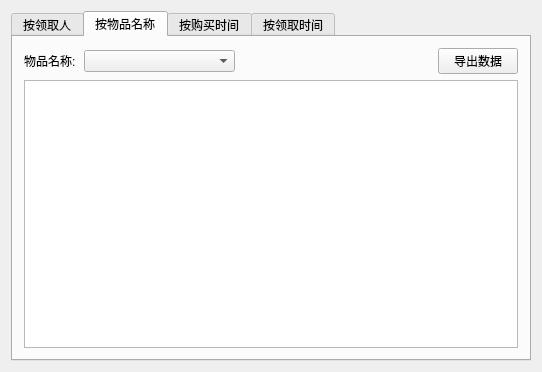
<?xml version="1.0" encoding="UTF-8"?>
<ui version="4.0">
 <class>QueryPageClass</class>
 <widget class="QWidget" name="QueryPageClass">
  <property name="geometry">
   <rect>
    <x>0</x>
    <y>0</y>
    <width>541</width>
    <height>372</height>
   </rect>
  </property>
  <property name="windowTitle">
   <string>QueryPage</string>
  </property>
  <layout class="QHBoxLayout" name="horizontalLayout">
   <item>
    <widget class="QTabWidget" name="m_tabWidget">
     <property name="tabPosition">
      <enum>QTabWidget::North</enum>
     </property>
     <property name="tabShape">
      <enum>QTabWidget::Rounded</enum>
     </property>
     <property name="currentIndex">
      <number>1</number>
     </property>
     <property name="iconSize">
      <size>
       <width>16</width>
       <height>16</height>
      </size>
     </property>
     <property name="elideMode">
      <enum>Qt::ElideNone</enum>
     </property>
     <property name="documentMode">
      <bool>false</bool>
     </property>
     <widget class="QWidget" name="tab_1">
      <attribute name="title">
       <string>按领取人</string>
      </attribute>
      <layout class="QHBoxLayout" name="horizontalLayout_3">
       <item>
        <layout class="QVBoxLayout" name="verticalLayout">
         <item>
          <layout class="QHBoxLayout" name="horizontalLayout_2">
           <item>
            <widget class="QLabel" name="label">
             <property name="minimumSize">
              <size>
               <width>54</width>
               <height>12</height>
              </size>
             </property>
             <property name="maximumSize">
              <size>
               <width>54</width>
               <height>12</height>
              </size>
             </property>
             <property name="text">
              <string>领取人:</string>
             </property>
            </widget>
           </item>
           <item>
            <widget class="QComboBox" name="m_getPeople_detail">
             <property name="minimumSize">
              <size>
               <width>121</width>
               <height>22</height>
              </size>
             </property>
             <property name="maximumSize">
              <size>
               <width>121</width>
               <height>22</height>
              </size>
             </property>
            </widget>
           </item>
           <item>
            <spacer name="horizontalSpacer">
             <property name="orientation">
              <enum>Qt::Horizontal</enum>
             </property>
             <property name="sizeHint" stdset="0">
              <size>
               <width>40</width>
               <height>20</height>
              </size>
             </property>
            </spacer>
           </item>
           <item>
            <widget class="QPushButton" name="m_exportPeople">
             <property name="text">
              <string>导出数据</string>
             </property>
            </widget>
           </item>
          </layout>
         </item>
         <item>
          <widget class="QTableView" name="m_getPeople_tableView"/>
         </item>
        </layout>
       </item>
      </layout>
     </widget>
     <widget class="QWidget" name="tab_2">
      <attribute name="title">
       <string>按物品名称</string>
      </attribute>
      <layout class="QVBoxLayout" name="verticalLayout_3">
       <item>
        <layout class="QVBoxLayout" name="verticalLayout_2">
         <item>
          <layout class="QHBoxLayout" name="horizontalLayout_4">
           <item>
            <widget class="QLabel" name="label_2">
             <property name="minimumSize">
              <size>
               <width>54</width>
               <height>12</height>
              </size>
             </property>
             <property name="maximumSize">
              <size>
               <width>54</width>
               <height>12</height>
              </size>
             </property>
             <property name="text">
              <string>物品名称:</string>
             </property>
            </widget>
           </item>
           <item>
            <widget class="QComboBox" name="m_getProName_detail">
             <property name="minimumSize">
              <size>
               <width>151</width>
               <height>22</height>
              </size>
             </property>
             <property name="maximumSize">
              <size>
               <width>151</width>
               <height>22</height>
              </size>
             </property>
            </widget>
           </item>
           <item>
            <spacer name="horizontalSpacer_2">
             <property name="orientation">
              <enum>Qt::Horizontal</enum>
             </property>
             <property name="sizeHint" stdset="0">
              <size>
               <width>40</width>
               <height>20</height>
              </size>
             </property>
            </spacer>
           </item>
           <item>
            <widget class="QPushButton" name="m_exportProName">
             <property name="text">
              <string>导出数据</string>
             </property>
            </widget>
           </item>
          </layout>
         </item>
         <item>
          <widget class="QTableView" name="m_getProName_tableView"/>
         </item>
        </layout>
       </item>
      </layout>
     </widget>
     <widget class="QWidget" name="tab">
      <attribute name="title">
       <string>按购买时间</string>
      </attribute>
      <layout class="QVBoxLayout" name="verticalLayout_5">
       <item>
        <layout class="QVBoxLayout" name="verticalLayout_4">
         <item>
          <layout class="QHBoxLayout" name="horizontalLayout_5">
           <item>
            <widget class="QLabel" name="label_3">
             <property name="minimumSize">
              <size>
               <width>54</width>
               <height>12</height>
              </size>
             </property>
             <property name="maximumSize">
              <size>
               <width>54</width>
               <height>12</height>
              </size>
             </property>
             <property name="text">
              <string>起始日期:</string>
             </property>
            </widget>
           </item>
           <item>
            <widget class="QDateTimeEdit" name="m_buytimeStart">
             <property name="minimumSize">
              <size>
               <width>141</width>
               <height>22</height>
              </size>
             </property>
             <property name="maximumSize">
              <size>
               <width>141</width>
               <height>22</height>
              </size>
             </property>
            </widget>
           </item>
           <item>
            <widget class="QLabel" name="label_4">
             <property name="minimumSize">
              <size>
               <width>54</width>
               <height>12</height>
              </size>
             </property>
             <property name="maximumSize">
              <size>
               <width>54</width>
               <height>12</height>
              </size>
             </property>
             <property name="text">
              <string>终止日期:</string>
             </property>
            </widget>
           </item>
           <item>
            <widget class="QDateTimeEdit" name="m_buytimeEnd">
             <property name="minimumSize">
              <size>
               <width>141</width>
               <height>22</height>
              </size>
             </property>
             <property name="maximumSize">
              <size>
               <width>141</width>
               <height>22</height>
              </size>
             </property>
            </widget>
           </item>
           <item>
            <spacer name="horizontalSpacer_3">
             <property name="orientation">
              <enum>Qt::Horizontal</enum>
             </property>
             <property name="sizeHint" stdset="0">
              <size>
               <width>40</width>
               <height>20</height>
              </size>
             </property>
            </spacer>
           </item>
           <item>
            <widget class="QPushButton" name="m_exportBuyTime">
             <property name="text">
              <string>导出数据</string>
             </property>
            </widget>
           </item>
          </layout>
         </item>
         <item>
          <widget class="QTableView" name="m_buytime_tableView"/>
         </item>
        </layout>
       </item>
      </layout>
     </widget>
     <widget class="QWidget" name="tab_3">
      <attribute name="title">
       <string>按领取时间</string>
      </attribute>
      <layout class="QVBoxLayout" name="verticalLayout_7">
       <item>
        <layout class="QVBoxLayout" name="verticalLayout_6">
         <item>
          <layout class="QHBoxLayout" name="horizontalLayout_6">
           <item>
            <widget class="QLabel" name="label_5">
             <property name="minimumSize">
              <size>
               <width>54</width>
               <height>12</height>
              </size>
             </property>
             <property name="maximumSize">
              <size>
               <width>54</width>
               <height>12</height>
              </size>
             </property>
             <property name="text">
              <string>起始日期:</string>
             </property>
            </widget>
           </item>
           <item>
            <widget class="QDateTimeEdit" name="m_gettimeStart">
             <property name="minimumSize">
              <size>
               <width>141</width>
               <height>22</height>
              </size>
             </property>
             <property name="maximumSize">
              <size>
               <width>141</width>
               <height>22</height>
              </size>
             </property>
            </widget>
           </item>
           <item>
            <widget class="QLabel" name="label_6">
             <property name="minimumSize">
              <size>
               <width>54</width>
               <height>12</height>
              </size>
             </property>
             <property name="maximumSize">
              <size>
               <width>54</width>
               <height>12</height>
              </size>
             </property>
             <property name="text">
              <string>终止日期:</string>
             </property>
            </widget>
           </item>
           <item>
            <widget class="QDateTimeEdit" name="m_gettimeEnd">
             <property name="minimumSize">
              <size>
               <width>141</width>
               <height>22</height>
              </size>
             </property>
             <property name="maximumSize">
              <size>
               <width>141</width>
               <height>22</height>
              </size>
             </property>
            </widget>
           </item>
           <item>
            <spacer name="horizontalSpacer_4">
             <property name="orientation">
              <enum>Qt::Horizontal</enum>
             </property>
             <property name="sizeHint" stdset="0">
              <size>
               <width>40</width>
               <height>20</height>
              </size>
             </property>
            </spacer>
           </item>
           <item>
            <widget class="QPushButton" name="m_exportGetTime">
             <property name="text">
              <string>导出数据</string>
             </property>
            </widget>
           </item>
          </layout>
         </item>
         <item>
          <widget class="QTableView" name="m_gettime_tableView"/>
         </item>
        </layout>
       </item>
      </layout>
     </widget>
    </widget>
   </item>
  </layout>
 </widget>
 <layoutdefault spacing="6" margin="11"/>
 <resources/>
 <connections/>
</ui>
